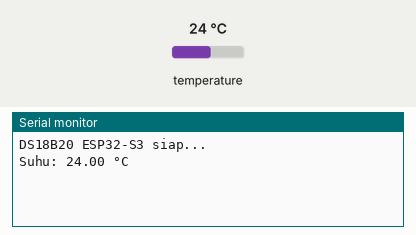
Simulated run of this sketch. Board: ESP32-S3. Parts: the last lines printed to the serial monitor. The inputs (shaded band) are chosen by the test bench; at power-on: temperature 24 °C.

Above: at 2.2 s.
2.3 s: temperature set to 12 °C
At 4.5 s:
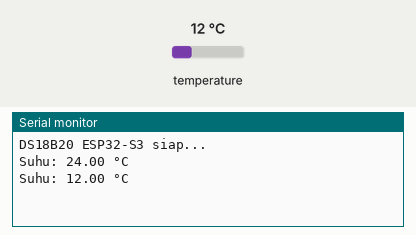
4.8 s: temperature set to 19 °C
At 5.9 s:
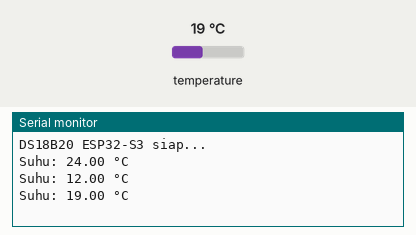
Timing chart, 0 to 7.8 s (numbered marks = the images above; inputs shaded):
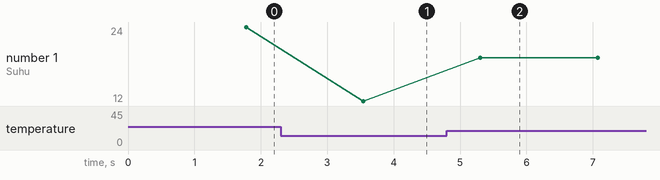

Measured:
- after the input at 2.3 s, the serial monitor: prints a new line after 1.2 s (image 1)
- after the input at 4.8 s, the serial monitor: prints a new line after 0.51 s (image 2)
- plotted number 1: 24 → 12 after the input at 2.3 s, 12 → 19 after the input at 4.8 s

The sketch:

TEST_DS18B20_A.ino
```cpp
#include <OneWire.h>
#include <DallasTemperature.h>

// Pin data DS18B20 ke ESP32-S3
const int oneWireBus = 2; // Ganti sesuai pin yang digunakan

// Setup oneWire instance
OneWire oneWire(oneWireBus);

// Pass oneWire reference ke DallasTemperature library
DallasTemperature sensors(&oneWire);

void setup() {
  Serial.begin(115200);
  delay(1000);
  Serial.println("DS18B20 ESP32-S3 siap...");

  sensors.begin(); // Inisialisasi sensor
}

void loop() {
  sensors.requestTemperatures(); // Minta data suhu dari sensor
  float temperatureC = sensors.getTempCByIndex(0); // Ambil sensor pertama

  // Cek apakah sensor terbaca
  if(temperatureC == DEVICE_DISCONNECTED_C){
    Serial.println("Sensor tidak terbaca!");
  } else {
    Serial.print("Suhu: ");
    Serial.print(temperatureC, 2); // tampilkan 2 angka dibelakang koma
    Serial.println(" °C");
  }

  delay(1000);
}
```
